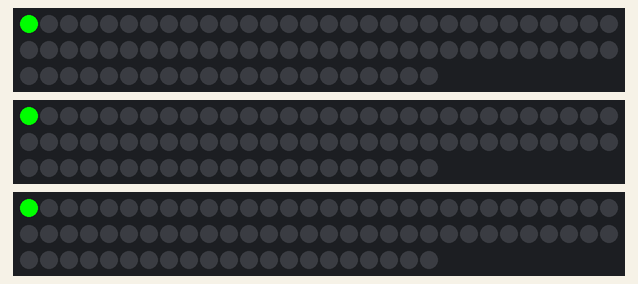
The program below on a simulated Arduino Uno, built with avr-gcc and run on an emulated ATmega328P. On the bench: 3 × 81 RGB LEDs in strip order, left to right, continuing on the next row.

Above: at 0.17 s.
At 4.65 s:
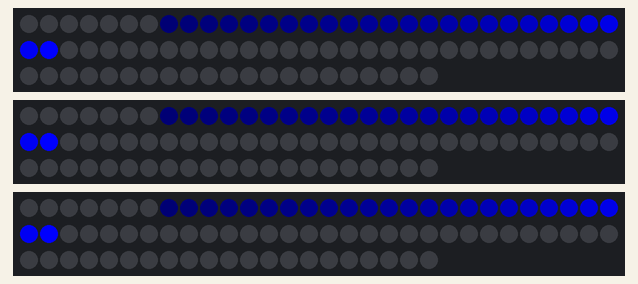
At 7.54 s:
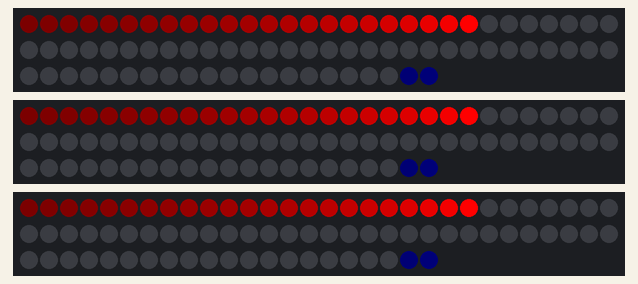
At 13.31 s:
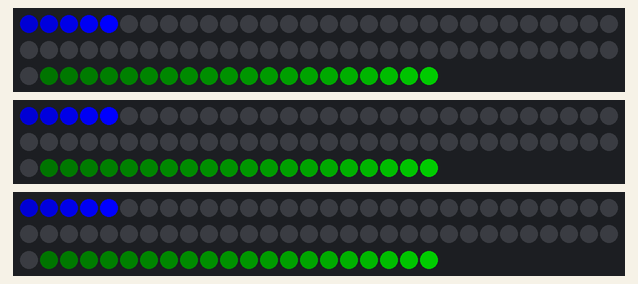
At 19.39 s:
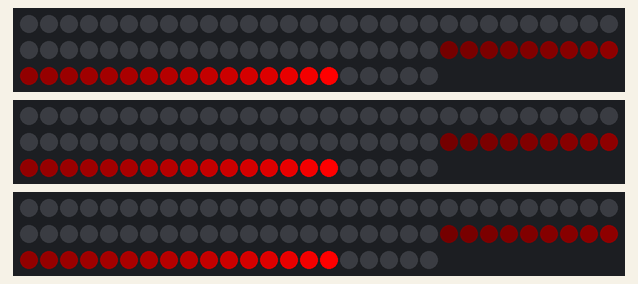
At 39.58 s:
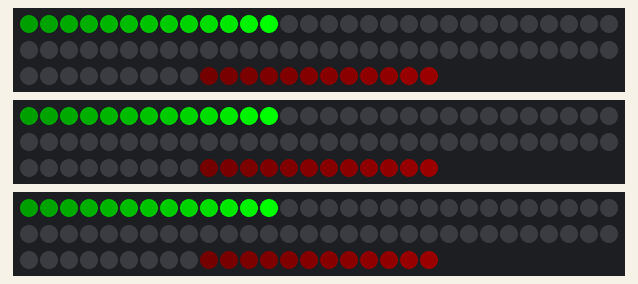

The program:

main.cpp
```cpp
#include <Arduino.h>
#include <FastLED.h>

#define ROW_SIZE 9
#define COLUMN_SIZE 9
#define LED_COUNT (ROW_SIZE * COLUMN_SIZE)
#define LED_TYPE PL9823
#define LED_COLOR_ORDER RGB
#define LED_PIN_1 2
#define LED_PIN_2 3
#define LED_PIN_3 4

CRGB leds[LED_COUNT];

void fadeAll(uint8_t scale)
{
    for (size_t i = 0; i < LED_COUNT; i++)
    {
        leds[i].fadeToBlackBy(scale);
    }
}

void setup()
{
    FastLED.addLeds<LED_TYPE, LED_PIN_1, LED_COLOR_ORDER>(leds, LED_COUNT);
    FastLED.addLeds<LED_TYPE, LED_PIN_2, LED_COLOR_ORDER>(leds, LED_COUNT);
    FastLED.addLeds<LED_TYPE, LED_PIN_3, LED_COLOR_ORDER>(leds, LED_COUNT);
}

void loop()
{
    static int index = 0;
    static CRGB colors[] = {CRGB(255, 0, 0), CRGB(0, 255, 0), CRGB(0, 0, 255)}; // red, green, blue

    index++;
    if (index >= 3)
        index = 0;

    for (int i = 0; i < LED_COUNT; i++)
    {
        fadeAll(40);
        leds[i] = colors[index];
        FastLED.show();
        delay(30);
    }
}
```

Cube.cpp
```cpp
#include "Cube.h"

// Global cube helper object for Animation sub classes
RGBLedCube Cube = RGBLedCube();

// Enables safe voxel guard
#define SAFE_VOXEL_ON 1

#if SAFE_VOXEL_ON
// Checks if invalid index is trying to be accessed and stops the program if so
#define SAFE_VOXEL_GUARD(index) \
    if (index >= LED_COUNT)     \
        while (1)               \
            ;
#else
#define SAFE_VOXEL_GUARD(index)
#endif

/**
Set 'SERPENTINE_LAYOUT' to true if leds are like this:

    0 >  1 >  2 >  3 >  4
                        |
                        |
    9 <  8 <  7 <  6 <  5
    |
    |
   10 > 11 > 12 > 13 > 14

Set 'SERPENTINE_LAYOUT' to false if leds are like this:

    0 >  1 >  2 >  3 >  4
                        |
    .----<----<----<----'
    |
    5 >  6 >  7 >  8 >  9
                        |
    .----<----<----<----'
    |
   10 > 11 > 12 > 13 > 14
 */
#define SERPENTINE_LAYOUT true

/*---------------------------------------------------------------------------------------
 * CUBE CLASS - 3D RGB LED Cube
 *-------------------------------------------------------------------------------------*/

RGBLedCube::RGBLedCube()
{
}

void RGBLedCube::setVoxel(Point p, CRGB col)
{
    setVoxel(p.x, p.y, p.z, col);
}

void RGBLedCube::setVoxel(uint8_t x, uint8_t y, uint8_t z, CRGB col)
{
    // SAFE_VOXEL_GUARD(x, y, z);
    // index = getIndex(x, y, z);
    // leds[index] = col;
    setVoxel(getIndex(x, y, z), col);
}

void RGBLedCube::setVoxel(uint16_t index, CRGB col)
{
    SAFE_VOXEL_GUARD(index)
    // index = getIndex(getPoint(index));
    leds[index] = col;
}

CRGB RGBLedCube::getVoxel(Point p)
{
    return getVoxel(p.x, p.y, p.z);
}

CRGB RGBLedCube::getVoxel(uint8_t x, uint8_t y, uint8_t z)
{
    return getVoxel(getIndex(x, y, z));
}

CRGB RGBLedCube::getVoxel(uint16_t index)
{
    SAFE_VOXEL_GUARD(index)
    return CRGB(leds[index].r, leds[index].g, leds[index].b);
}

void RGBLedCube::fadeVoxel(Point p, uint8_t scale)
{
    fadeVoxel(p.x, p.y, p.z, scale);
}

void RGBLedCube::fadeVoxel(uint8_t x, uint8_t y, uint8_t z, uint8_t scale)
{
    fadeVoxel(getIndex(x, y, z), scale);
}

void RGBLedCube::fadeVoxel(uint16_t index, uint8_t scale)
{
    SAFE_VOXEL_GUARD(index)
    leds[index].nscale8(255 - scale);
}

void RGBLedCube::fadeAll(uint8_t scale) // scale / 256 * color
{
    for (uint16_t i = 0; i < LED_COUNT; i++)
        fadeVoxel(i, scale);
}

void RGBLedCube::fill(CRGB col)
{
    for (uint16_t i = 0; i < LED_COUNT; i++)
        setVoxel(i, col);
}

void RGBLedCube::clear()
{
    fill(CRGB::Black);
}

void RGBLedCube::line(int x1, int y1, int z1, int x2, int y2, int z2, CRGB col)
{
    Point currentPoint = Point(x1, y1, z1);

    int dx = x2 - x1;
    int dy = y2 - y1;
    int dz = z2 - z1;
    int x_inc = (dx < 0) ? -1 : 1;
    int l = abs(dx);
    int y_inc = (dy < 0) ? -1 : 1;
    int m = abs(dy);
    int z_inc = (dz < 0) ? -1 : 1;
    int n = abs(dz);
    int dx2 = l << 1;
    int dy2 = m << 1;
    int dz2 = n << 1;

    if ((l >= m) && (l >= n))
    {
        int err_1 = dy2 - l;
        int err_2 = dz2 - l;

        for (int i = 0; i < l; i++)
        {
            setVoxel(currentPoint, col);

            if (err_1 > 0)
            {
                currentPoint.y += y_inc;
                err_1 -= dx2;
            }

            if (err_2 > 0)
            {
                currentPoint.z += z_inc;
                err_2 -= dx2;
            }

            err_1 += dy2;
            err_2 += dz2;
            currentPoint.x += x_inc;
        }
    }
    else if ((m >= l) && (m >= n))
    {
        int err_1 = dx2 - m;
        int err_2 = dz2 - m;

        for (int i = 0; i < m; i++)
        {
            setVoxel(currentPoint, col);

            if (err_1 > 0)
            {
                currentPoint.x += x_inc;
                err_1 -= dy2;
            }

            if (err_2 > 0)
            {
                currentPoint.z += z_inc;
                err_2 -= dy2;
            }

            err_1 += dx2;
            err_2 += dz2;
            currentPoint.y += y_inc;
        }
    }
    else
    {
        int err_1 = dy2 - n;
        int err_2 = dx2 - n;

        for (int i = 0; i < n; i++)
        {
            setVoxel(currentPoint, col);

            if (err_1 > 0)
            {
                currentPoint.y += y_inc;
                err_1 -= dz2;
            }

            if (err_2 > 0)
            {
                currentPoint.x += x_inc;
                err_2 -= dz2;
            }

            err_1 += dy2;
            err_2 += dx2;
            currentPoint.z += z_inc;
        }
    }

    setVoxel(currentPoint, col);
}

void RGBLedCube::line(Point p1, Point p2, CRGB col)
{
    line(p1.x, p1.y, p1.z, p2.x, p2.y, p2.z, col);
}

void RGBLedCube::sphere(int x, int y, int z, int r, CRGB col)
{
    for (int dx = -r; dx <= r; dx++)
    {
        for (int dy = -r; dy <= r; dy++)
        {
            for (int dz = -r; dz <= r; dz++)
            {
                if (sqrt(dx * dx + dy * dy + dz * dz) <= r)
                {
                    setVoxel(x + dx, y + dy, z + dz, col);
                }
            }
        }
    }
}

void RGBLedCube::sphere(Point p, int r, CRGB col)
{
    sphere(p.x, p.y, p.z, r, col);
}

void RGBLedCube::shell(float x, float y, float z, float r, CRGB col)
{
    float thickness = 0.1;
    for (int i = 0; i < CUBE_SIZE; i++)
        for (int j = 0; j < CUBE_SIZE; j++)
            for (int k = 0; k < CUBE_SIZE; k++)
                if (abs(sqrt((i - x, 2) + pow(j - y, 2) + pow(k - z, 2)) - r) < thickness)
                    setVoxel(i, j, k, col);
}

void RGBLedCube::shell(Point p, float r, CRGB col)
{
    shell(p.x, p.y, p.z, r, col);
}

void RGBLedCube::shell(float x, float y, float z, float r, float thickness, CRGB col)
{
    for (int i = 0; i < CUBE_SIZE; i++)
        for (int j = 0; j < CUBE_SIZE; j++)
            for (int k = 0; k < CUBE_SIZE; k++)
                if (abs(sqrt(pow(i - x, 2) + pow(j - y, 2) + pow(k - z, 2)) - r) < thickness)
                    setVoxel(i, j, k, col);
}

void RGBLedCube::shell(Point p, float r, float thickness, CRGB col)
{
    shell(p.x, p.y, p.z, r, thickness, col);
}

/*--------------------------- PRIVATE FUNCTIONS --------------------------*/
uint16_t RGBLedCube::getIndex(Point p)
{
    return getIndex(p.x, p.y, p.z);
}

// uint16_t getIndex(uint8_t x, uint8_t y, uint8_t z)
// {
// Only works for 9x9x9 cubes
//     uint16_t index = 0;
//     uint8_t zone = (((x / 3) * 3) + (y / 3));
//     uint8_t branchX = x % 3;
//     uint8_t branchY = y % 3;

//     if ((branchX + branchY) % 2) // x + y is an odd number - flip z
//     {
//         if (branchX % 2) // x is an odd number - flip front y column to back and vice versa and also flip z
//         {
//             index = (branchX * 27) + ((3 - branchY - 1) * 9) + (9 - z - 1);
//         }
//         else // x is an even number - just flip z
//         {
//             index = (branchX * 27) + (branchY * 9) + (9 - z - 1);
//         }
//     }
//     else // x + y is an even number - don't flip z
//     {
//         index = (branchX * 27) + (branchY * 9) + z;
//     }

//     return (index += (zone * 81));
// }

uint16_t RGBLedCube::getIndex(uint8_t x, uint8_t y, uint8_t z)
{
#if SERPENTINE_LAYOUT
    if (x & 0x01 && y & 0x01) // if x and y are both odd or even then run z backwards
    {
        z = (CUBE_SIZE - 1) - z; // reverse z
    }

    if (y & 0x01) // if y is odd then run x backwards
    {
        x = (CUBE_SIZE - 1) - x; // reverse x
    }
#endif

    return (y * CUBE_SIZE * CUBE_SIZE) + (x * CUBE_SIZE) + z;
}

Point RGBLedCube::getPoint(uint16_t index)
{
    uint8_t z = index / (CUBE_SIZE * CUBE_SIZE);              // get layer
    uint8_t layerIndex = index - (z * CUBE_SIZE * CUBE_SIZE); // get 2D index of layer
    uint8_t x = layerIndex / CUBE_SIZE;                       // get y on layer
    uint8_t y = layerIndex % CUBE_SIZE;                       // get x on layer

    return Point(x, y, z);
}
```

Cube.h
```cpp
#pragma once

#if defined(ESP32)
// Changes data transfer from RMT to I2S which can handle up to 24 parallel branches
#define FASTLED_ESP32_I2S true // This must be defined before including FastLED.h
#endif

#include <FastLED.h>
#include "Config.h"

/*---------------------------------------------------------------------------------------
 * POINT STRUCT - 3D Point in Cube
 *-------------------------------------------------------------------------------------*/

/**
 * x, y, z location
 */
struct Point
{
    uint8_t x;
    uint8_t y;
    uint8_t z;
    Point() : x(0), y(0), z(0) {}
    Point(uint8_t X, uint8_t Y, uint8_t Z) : x(X), y(Y), z(Z) {}
};

/*---------------------------------------------------------------------------------------
 * CUBE CLASS - 3D RGB LED Cube
 *-------------------------------------------------------------------------------------*/

/**
 * Helper class to create 3d rgb animations for the FastLED library
 */
class RGBLedCube
{
private:
    uint16_t getIndex(uint8_t x, uint8_t y, uint8_t z);
    uint16_t getIndex(Point p);
    Point getPoint(uint16_t index);

public:
    RGBLedCube();
    CRGB leds[LED_COUNT];
    void setVoxel(uint8_t x, uint8_t y, uint8_t z, CRGB col);
    void setVoxel(uint16_t index, CRGB col);
    void setVoxel(Point p, CRGB col);
    CRGB getVoxel(uint8_t x, uint8_t y, uint8_t z);
    CRGB getVoxel(uint16_t index);
    CRGB getVoxel(Point p);
    void fadeVoxel(uint8_t x, uint8_t y, uint8_t z, uint8_t scale);
    void fadeVoxel(Point p, uint8_t scale);
    void fadeVoxel(uint16_t index, uint8_t scale);
    void fadeAll(uint8_t scale);
    void fill(CRGB col);
    void clear();
    void line(int x1, int y1, int z1, int x2, int y2, int z2, CRGB col);
    void line(Point p1, Point p2, CRGB col);
    void sphere(int x, int y, int z, int radius, CRGB col);
    void sphere(Point p, int radius, CRGB col);
    void shell(float x, float y, float z, float r, CRGB col);
    void shell(float x, float y, float z, float r, float thickness, CRGB col);
    void shell(Point p, float r, CRGB col);
    void shell(Point p, float r, float thickness, CRGB col);
};

extern RGBLedCube Cube;
```

Config.h
```cpp
// // Cube Defines
// #define CUBE_SIZE 2
// #define LED_COUNT (CUBE_SIZE * CUBE_SIZE * CUBE_SIZE)
// #define LED_TYPE PL9823
// #define LED_COLOR_ORDER RGB
// #define LED_BRIGHTNESS 255

// // Branches
// #define LED_BRANCHES 2
// #define LED_BRANCH_COUNT (LED_COUNT / LED_BRANCHES)

// // Led Pins (150 ohm resistor on each pin)
// #define LED_PIN 5
// #define LED_1_PIN 18

// // Button Pins
// #define NEXT_BTN_PIN 19
// #define PREV_BTN_PIN 21
// #define PAUSE_BTN_PIN 22

// Cube Defines
// #define CUBE_SIZE 9
// #define ROW_SIZE 9
// #define COLUMN_SIZE 3
#define CUBE_SIZE 2
#define ROW_SIZE 2
#define COLUMN_SIZE 2
#define LED_COUNT (ROW_SIZE * COLUMN_SIZE)
#define LED_TYPE PL9823
#define LED_COLOR_ORDER RGB
#define LED_PIN 5
// #define LED_PIN 2
```
